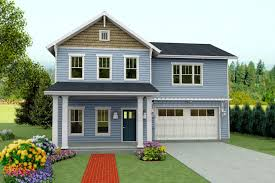
%> input picture transofrmaciones/casa.jpg, 275 x 183 px
$ octave tranformaciones.m   (GNU Octave 9; MATLAB toolbox functions it lacks are replaced by stand-ins)
%> lines starting %> are read from the running program, lines starting %| are printed output that depends on the picture
%Transformaciones
clear all; close all; clc
imagen= imread('casa.jpg');
%> imagen is the input picture: size 183x275x3 uint8; mean R, G, B 143.8, 152.9, 135.9

%Redimencionar imagen
%Interpolado y diezmado
a=imresize(imagen,4,'method','box'); figure(1); imshow(a);
%> after `a=imresize(imagen,4,'method','box')`:
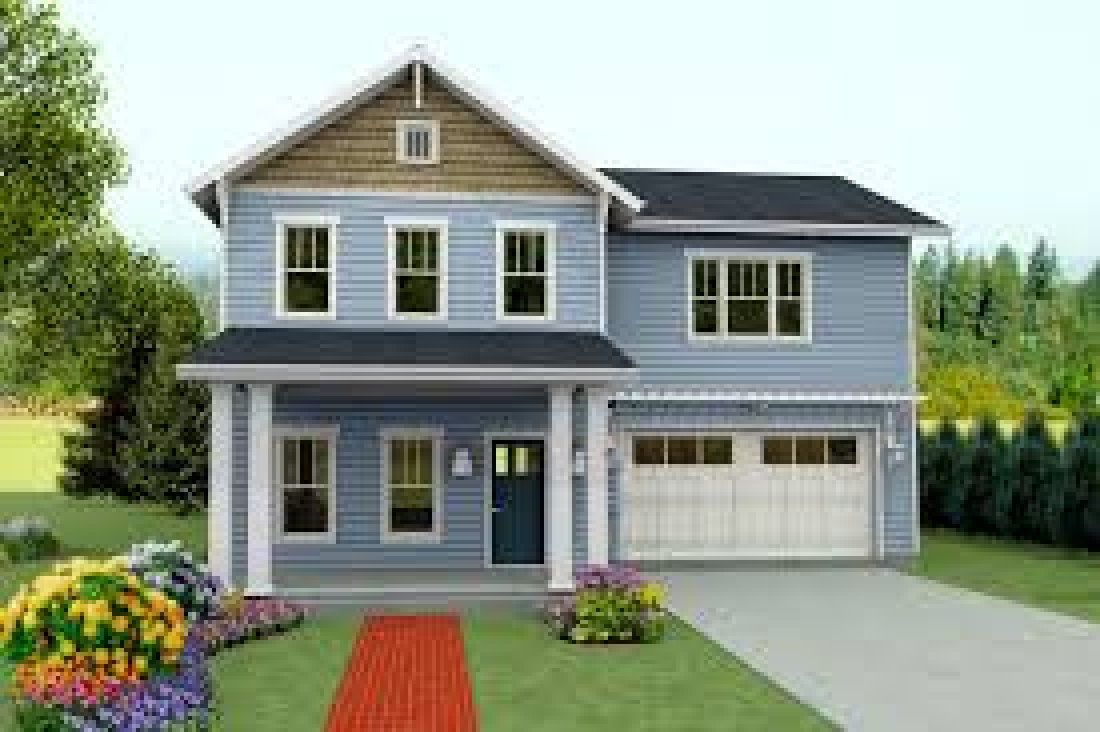
%> a: size 732x1100x3 uint8; mean R, G, B 143.8, 152.9, 135.9
b=imresize(imagen,0.25,'method','box'); figure(2); imshow(b);
%> after `b=imresize(imagen,0.25,'method','box')`:
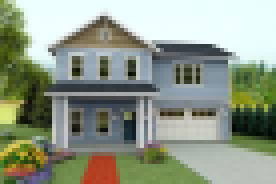
%> b: size 46x69x3 uint8 (shown 4 times larger); mean R, G, B 143.7, 152.7, 135.8
c=imresize(b,16,'method','box'); figure(3); imshow(c);
%> after `c=imresize(b,16,'method','box')`:
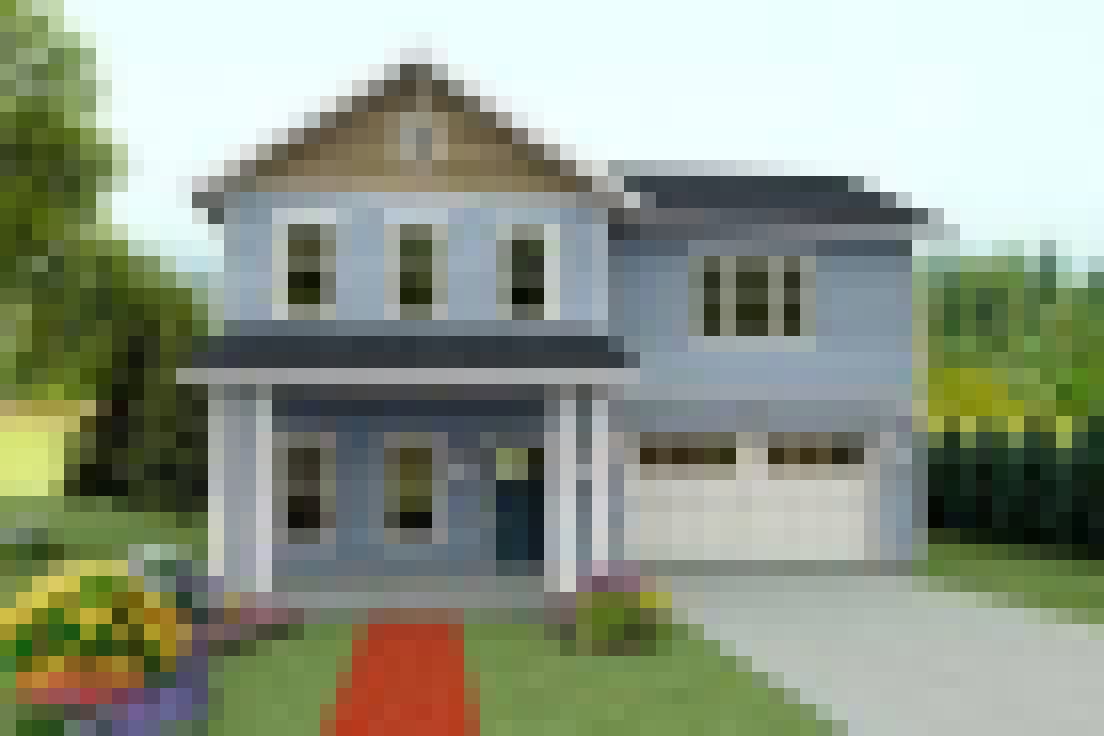
%> c: size 736x1104x3 uint8; mean R, G, B 143.7, 152.7, 135.8
pause;

%Rotaci髇
for i=0:5:360
    a=imrotate(a,i,'crop','bicubic');
    figure(1); imshow(a);
    pause(0.1);
end
%> this loop made 73 passes
%> pass 2, `a=imrotate(a,i,'crop','bicubic');`:
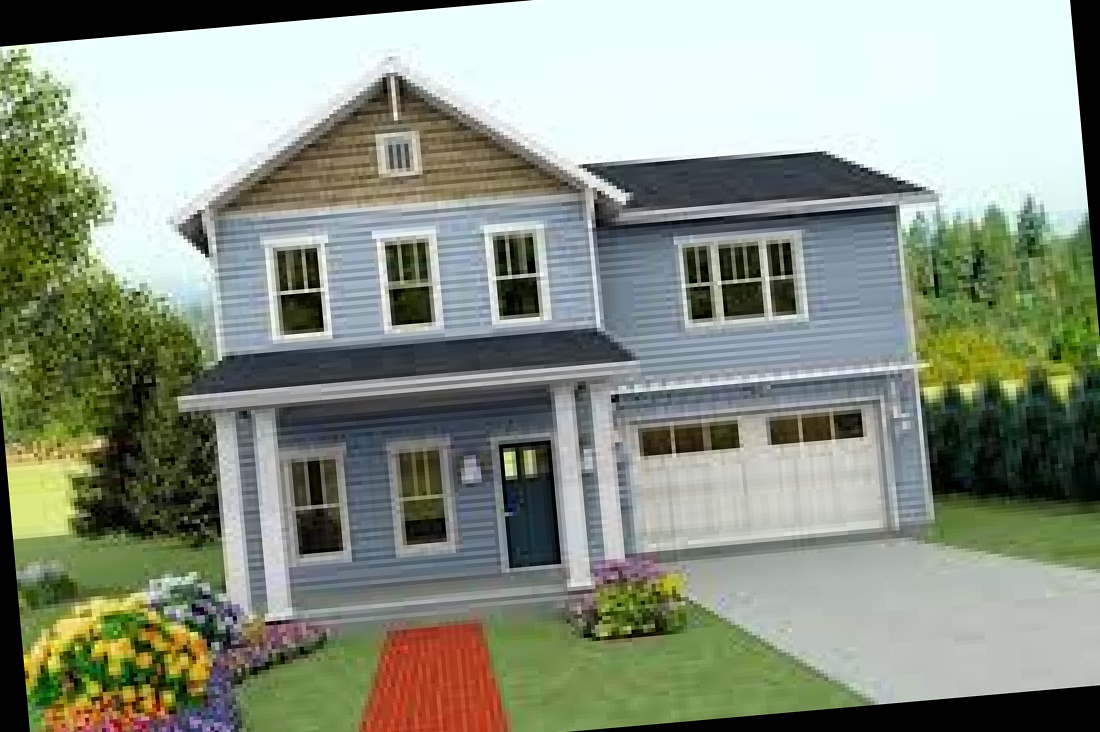
%> a: size 732x1100x3 uint8; mean R, G, B 137.1, 145.7, 129.6
%> pass 3, `a=imrotate(a,i,'crop','bicubic');`:
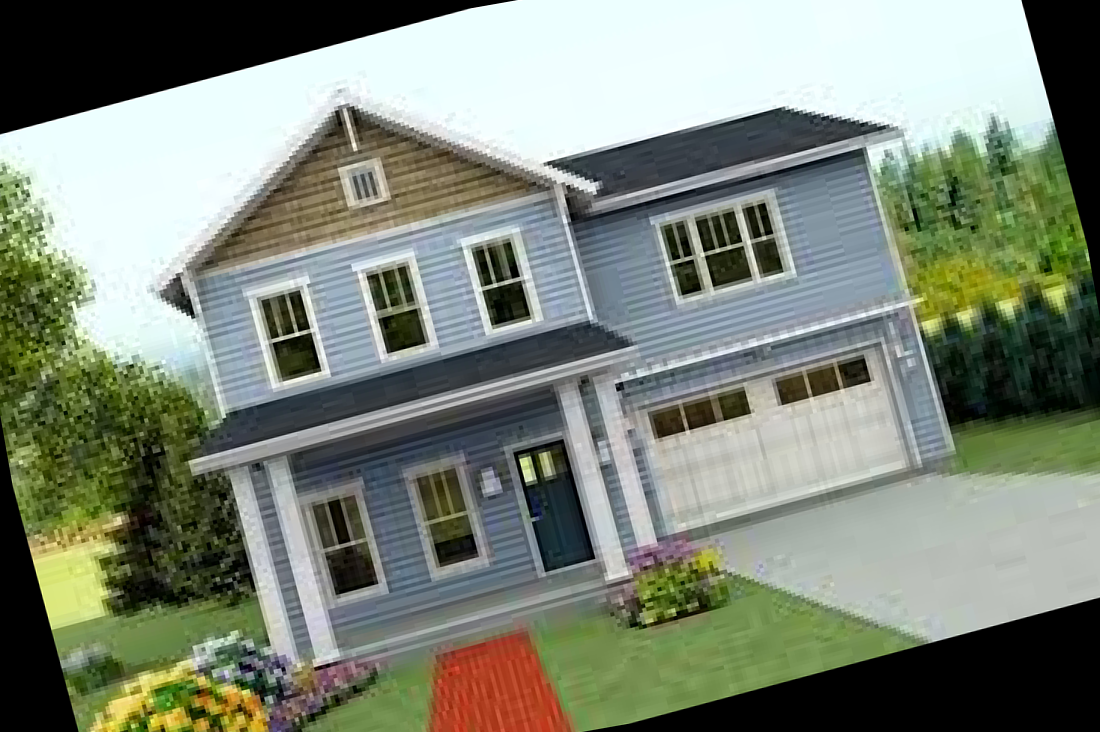
%> a: size 732x1100x3 uint8; mean R, G, B 125.6, 133.8, 119.6
%> after the loop:
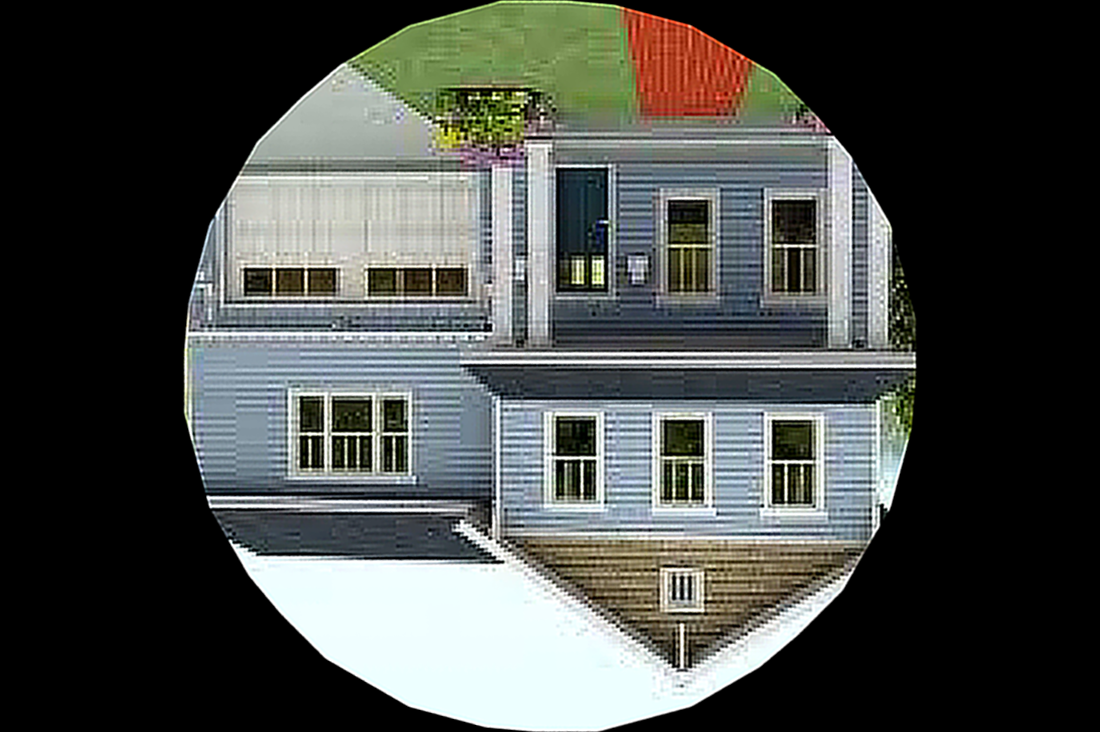
%> a: size 732x1100x3 uint8; mean R, G, B 72.5, 75.3, 72
